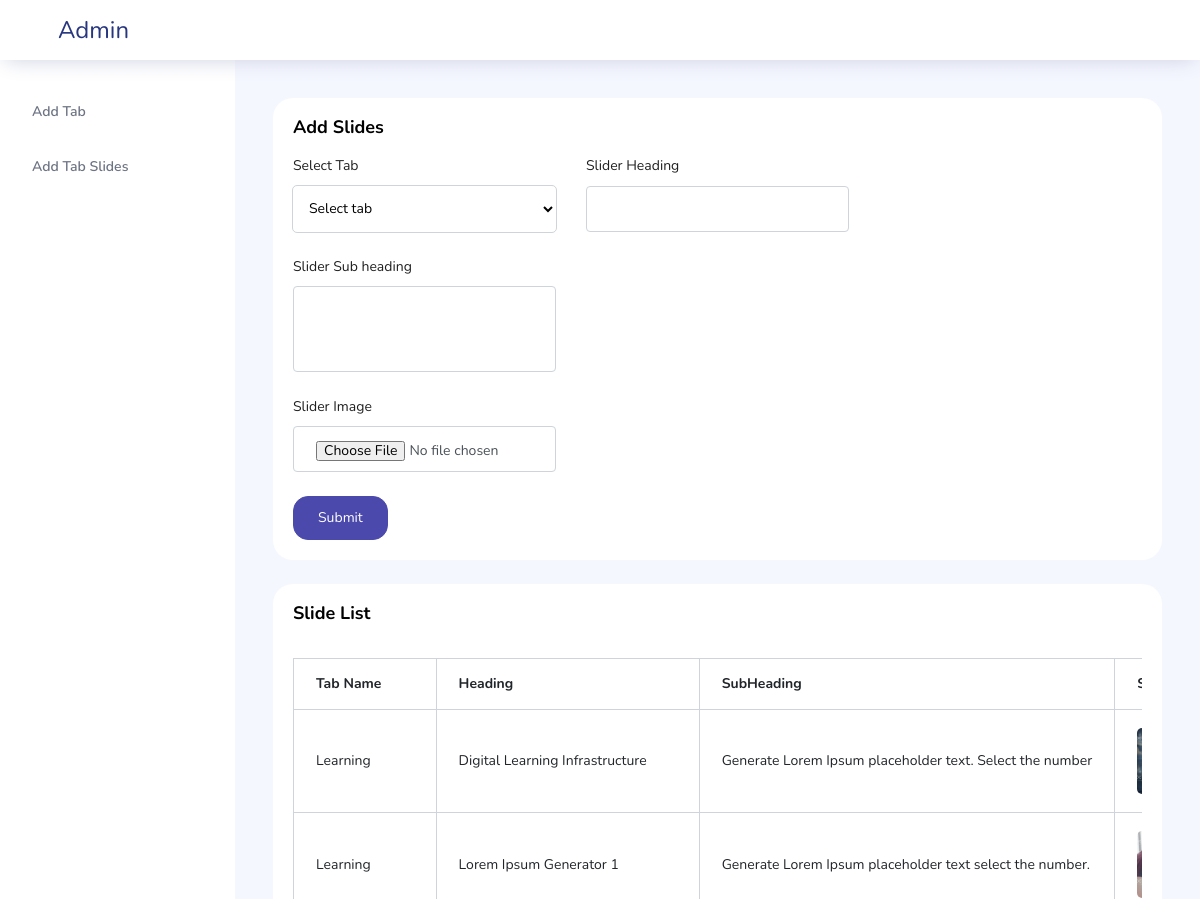
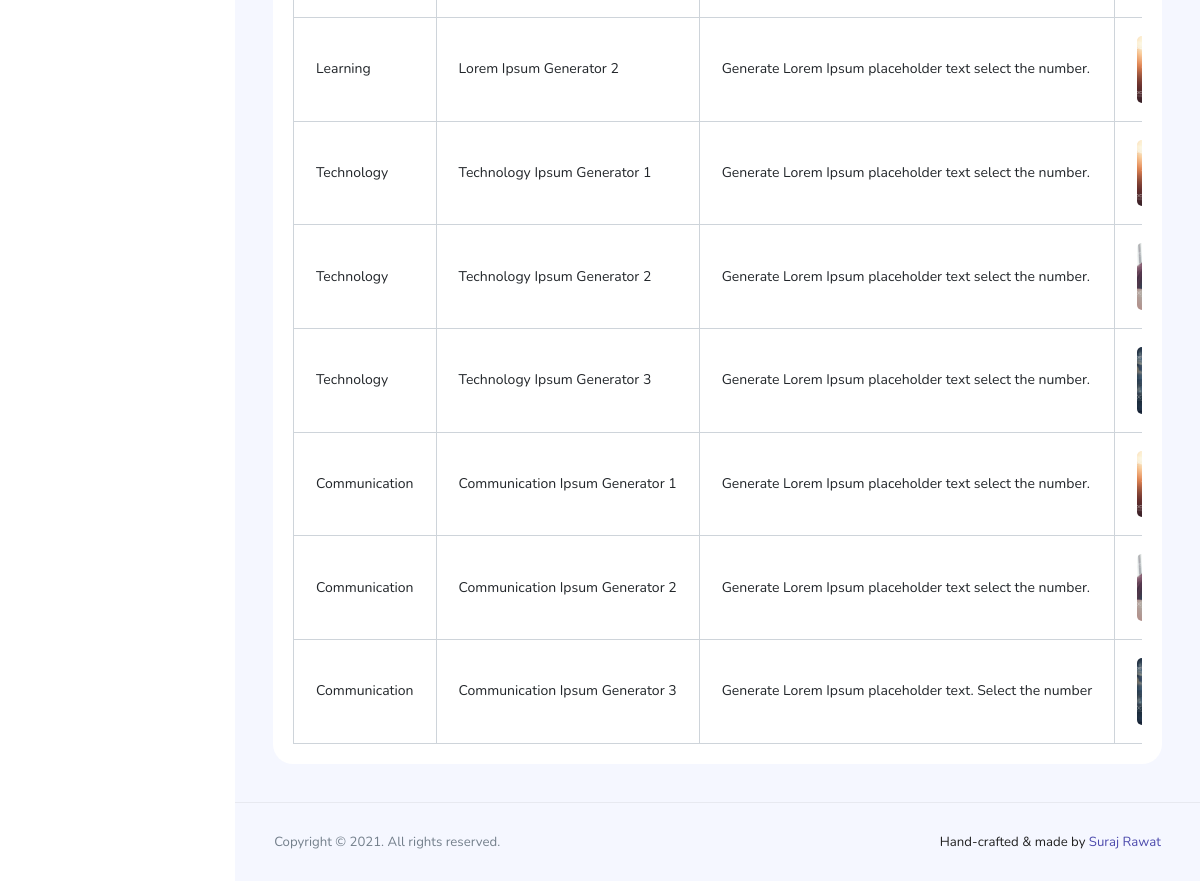
Screenshot of /admin/addSlide.php with the database file from the repository (2 pictures, top to bottom).
### tables this page shows
CREATE TABLE `slides` (
  `id` int(11) NOT NULL,
  `tab_id` int(10) NOT NULL,
  `heading` text NOT NULL,
  `subheading` text NOT NULL,
  `image` varchar(250) NOT NULL
);

CREATE TABLE `tab` (
  `id` int(11) NOT NULL,
  `name` varchar(250) NOT NULL,
  `icon_image` varchar(250) NOT NULL
);

### admin/addSlide.php (the view, shortened to what this page needs)
<?php
require_once '../config/database.php';
$slide_result = $db->query("SELECT * FROM slides");
?>
<!DOCTYPE html>
<html lang="en">
<head>
  <?php include 'includes/style.php';?>
</head>
<body>
<div class="container-scroller">
	<?php include 'includes/header.php';?>
    <div class="container-fluid page-body-wrapper">
	<?php include 'includes/sidebar.php';?>
		<div class="main-panel">
			<div class="content-wrapper">
			  <div class="card">
			    <div class="card-body">
					<h4 class="card-title">Add Slides</h4>
					<form class="forms-sample no-pad-lf" id="add_slide_form" method="POST" enctype="multipart/form-data" novalidate>
                        <div class="row">
                            <div class="col-sm-4">
                                <div class="form-group">
                                  <label for="tab_id">Select Tab <span class="text-danger err_mes_tab" id="tab_id_err"></span></label>
                                  <select class="form-control" name="tab_id" id="tab_id">
                                    <option value="">Select tab</option>
                                  </select>
                                </div>
                            </div>
                            <div class="col-sm-4">
                                <div class="form-group">
                                  <label for="heading">Slider Heading <span class="text-danger err_mes_tab" id="heading_err"></span></label>
                                  <input type="text" name="heading" class="form-control" id="heading">
                                </div>
                            </div>
                        </div>
                        <div class="row">
                            <div class="col-sm-4">
                                <div class="form-group">
                                  <label for="subheading">Slider Sub heading <span class="text-danger err_mes_tab" id="subheading_err"></span></label>
                                  <textarea name="subheading" class="form-control" id="subheading" rows="4"></textarea>
                                </div>
                            </div>
                        </div>
                        <div class="row">
                            <div class="col-sm-4">
                                <div class="form-group">
                                  <label for="slide_image">Slider Image <span class="text-danger err_mes_tab" id="slide_image_err"></span></label>
                                  <input type="file" name="slide_image" class="form-control" id="slide_image">
                                </div>
                            </div>
                        </div>
						<button type="submit" class="btn btn-primary mr-2">Submit</button>
					</form>
			    </div>
			  </div>
              <div class="card mt-4">
                <div class="card-body">
                  <h4 class="card-title">Slide List</h4>
                  <div class="table-responsive pt-3">
                    <table id="view_device_table" class="table table-bordered">
                      <thead>
                        <tr>
                          <th>
                            Tab Name
                          </th>
                          <th>
                            Heading
                          </th>
                          <th>
                            SubHeading
                          </th>
                          <th>
                          </th>
                        </tr>
                      </thead>
                      <tbody>
                        <?php while ($data = mysqli_fetch_assoc($slide_result)) :
                            $tab_id = $data['tab_id'];
                            $tab_query = $db->query("SELECT * FROM tab WHERE id = '$tab_id' ");
                            $tab_result = mysqli_fetch_assoc($tab_query);
                            ?>
                        <tr>
                            <td><?=$tab_result['name'];?></td>
                            <td><?=$data['heading'];?></td>
                            <td><?=$data['subheading'];?></td>
                            <td><img src="../uploads/slideimage/<?=$data['image'];?>" class="table_img" style="width: 200px !important;"></td>
                        </tr>
                        <?php endwhile; ?>
                      </tbody>
                    </table>
                  </div>
                </div>
              </div>
			</div>
			<?php include 'includes/footer.php';?>
		</div>
	</div>
</div>
</body>
</html>

### admin/css/main_style.css (style rules this page uses)
.no-pad-lf { padding-left: 0px; padding-right: 0px; }
.table_img { width: 50px !important; border-radius: 5px !important; height: auto !important; max-width: 100px !important; }
select.form-control { color: #000000; }

### rows the page displays
slides: tab.name "Learning", heading "Digital Learning Infrastructure", subheading "Generate Lorem Ipsum placeholder text. Select the number", image (picture)
slides: tab.name "Learning", heading "Lorem Ipsum Generator 1", subheading "Generate Lorem Ipsum placeholder text select the number.", image (picture)
slides: tab.name "Learning", heading "Lorem Ipsum Generator 2", subheading "Generate Lorem Ipsum placeholder text select the number.", image (picture)
slides: tab.name "Technology", heading "Technology Ipsum Generator 1", subheading "Generate Lorem Ipsum placeholder text select the number.", image (picture)
slides: tab.name "Technology", heading "Technology Ipsum Generator 2", subheading "Generate Lorem Ipsum placeholder text select the number.", image (picture)
slides: tab.name "Technology", heading "Technology Ipsum Generator 3", subheading "Generate Lorem Ipsum placeholder text select the number.", image (picture)
slides: tab.name "Communication", heading "Communication Ipsum Generator 1", subheading "Generate Lorem Ipsum placeholder text select the number.", image (picture)
slides: tab.name "Communication", heading "Communication Ipsum Generator 2", subheading "Generate Lorem Ipsum placeholder text select the number.", image (picture)
slides: tab.name "Communication", heading "Communication Ipsum Generator 3", subheading "Generate Lorem Ipsum placeholder text. Select the number", image (picture)
